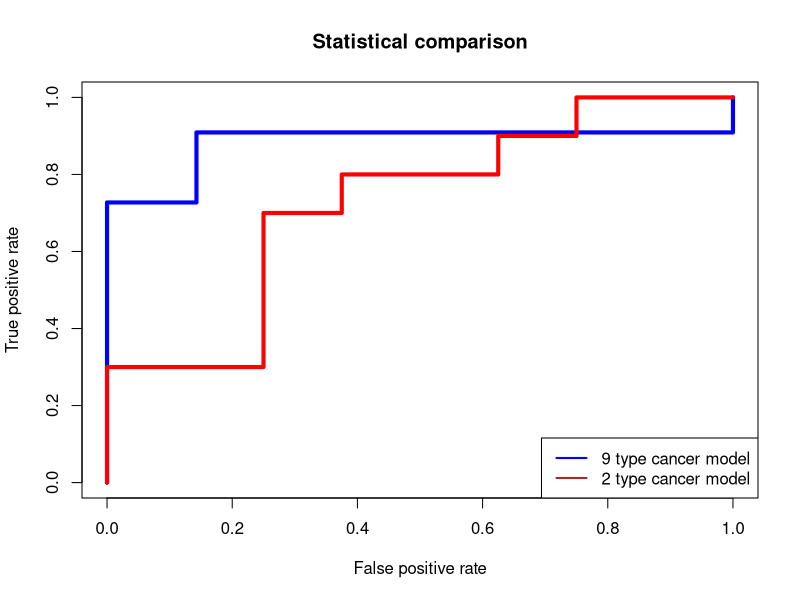

This chart was generated by the following R code:
rm(list = setdiff(ls(), lsf.str()))
library(ROCR)
s_g=read.table('LC_ME_score.csv')
l_g=read.table('LC_ME_label.csv')
s_p=read.table('18_all_score.csv')
l_p=read.table('18_all_label.csv')

pdf("2_9c_roc.pdf" ) 

pred <- prediction(s_p,l_p)
perf <- performance(pred,"tpr","fpr")

predg <- prediction(s_g,l_g)
perfg <- performance(predg,"tpr","fpr")

plot( perf, col='blue', main="Statistical comparison", percent=TRUE, lwd=4)
plot( perfg, add=TRUE,col='red', lwd=4)
legend("bottomright", legend=c("9 type cancer model", "2 type cancer model"), col= c('blue','brown'), lwd=2)

dev.off() 
